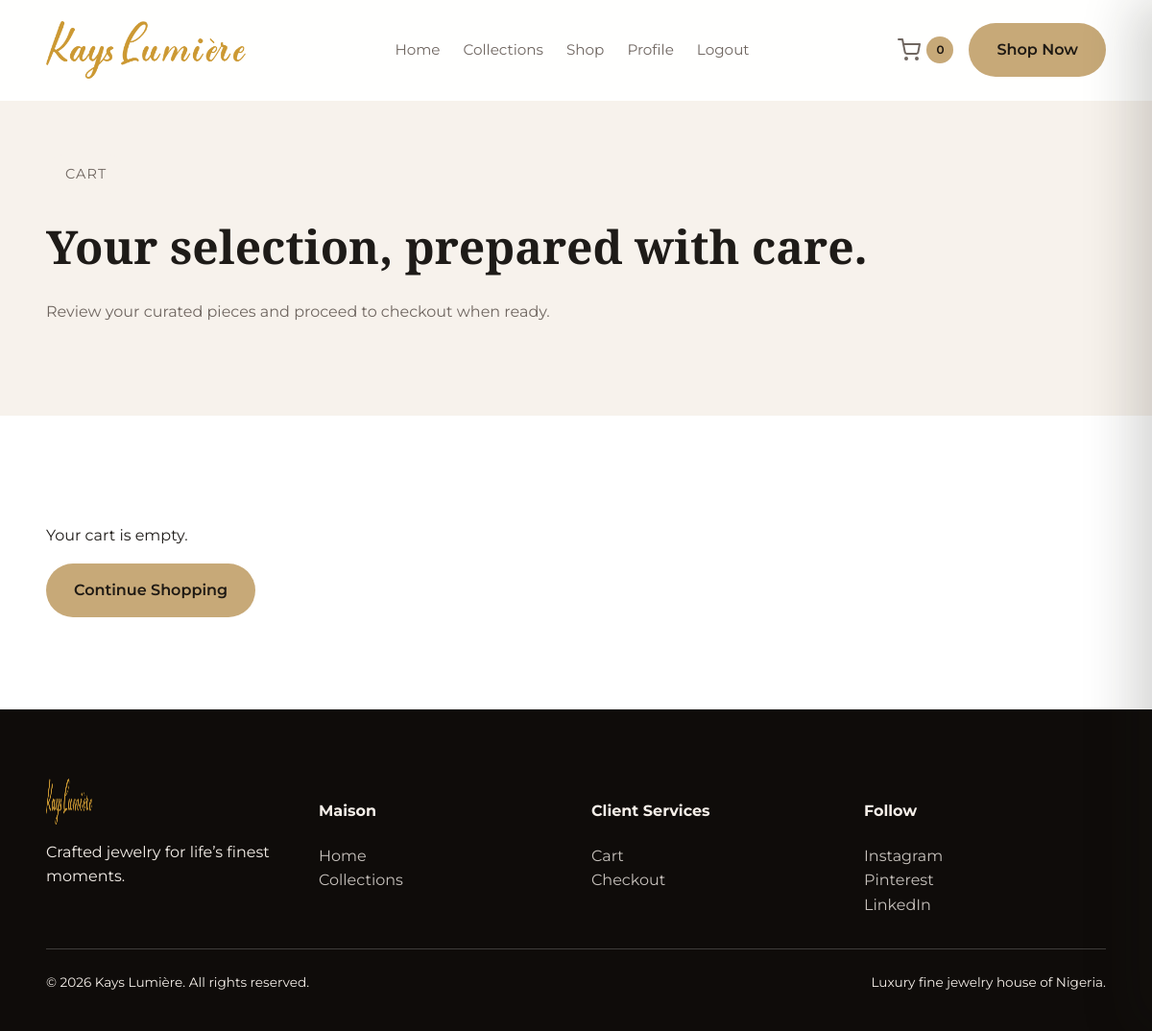
The app's page /orders/cart/ (signed in), older data.
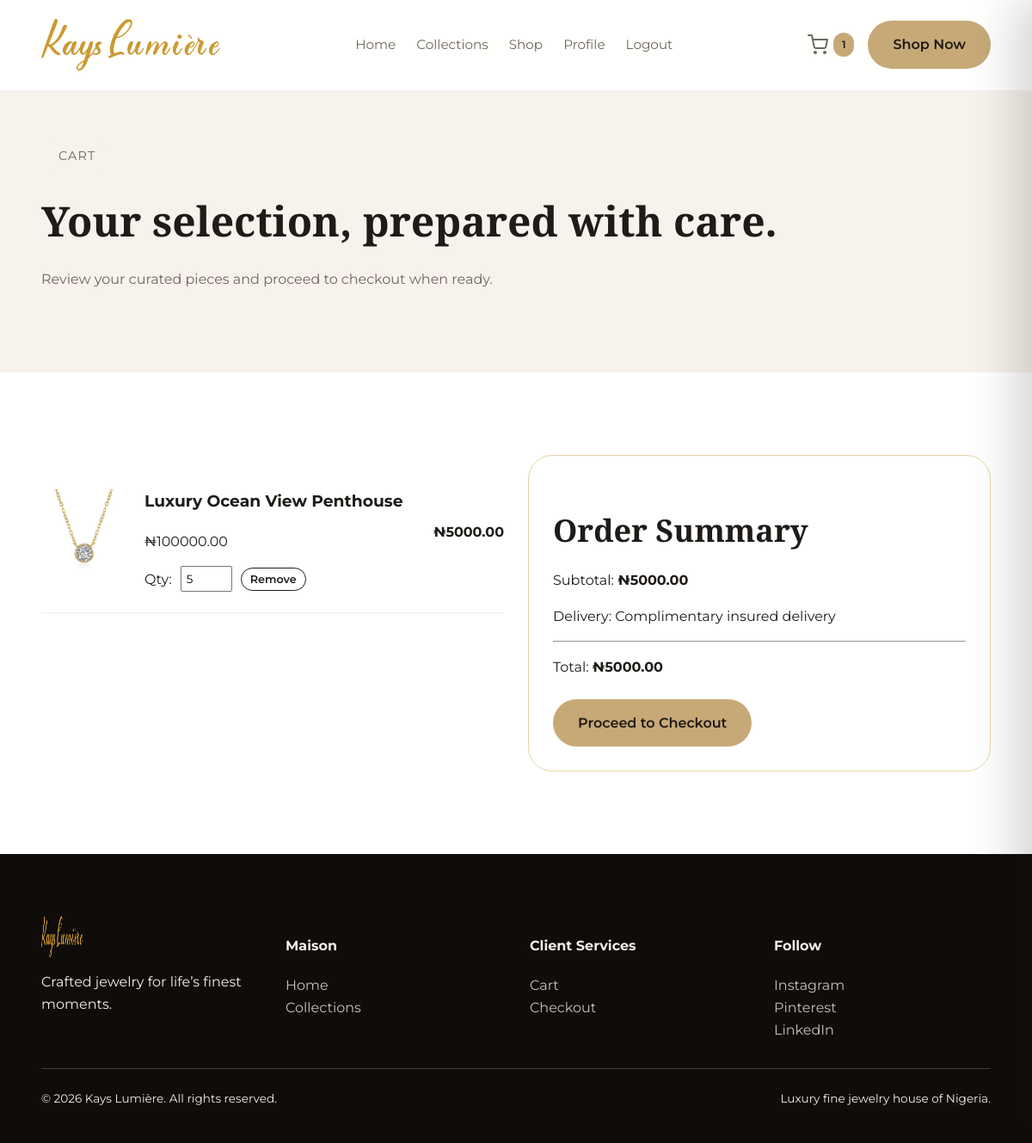
The same page, newer data.
### orders/models.py (models this page shows, shortened)
class CartItem(models.Model):
    cart = models.ForeignKey(Cart, related_name='items', on_delete=models.CASCADE)
    product = models.ForeignKey(Product, on_delete=models.CASCADE)
    quantity = models.PositiveIntegerField(default=1)
    @property
    def total_price(self):
        price = self.product.discount_price if self.product.discount_price else self.product.price
        return price * self.quantity

### store/models.py (models this page shows, shortened)
class Product(models.Model):
    name = models.CharField(max_length=200)
    slug = models.SlugField(unique=True, blank=True)
    description = models.TextField()
    price = models.DecimalField(max_digits=10, decimal_places=2)
    discount_price = models.DecimalField(max_digits=10, decimal_places=2, blank=True, null=True)
    category = models.ForeignKey(Category, on_delete=models.SET_NULL, null=True, related_name='products')
    collection = models.ForeignKey(Collection, on_delete=models.SET_NULL, null=True, blank=True, related_name='products')
    stock_quantity = models.PositiveIntegerField(default=0)
    image = models.ImageField(upload_to='products/')
    is_featured = models.BooleanField(default=False)
    recommended_products = models.ManyToManyField('self', blank=True, symmetrical=False, related_name='recommended_by')
    created_at = models.DateTimeField(auto_now_add=True)

### orders/views.py (the view)
# urls.py: path('cart/', views.cart_view, name='cart'),
@login_required
def cart_view(request):
    cart, created = Cart.objects.get_or_create(user=request.user)
    return render(request, 'cart.html', {
        'cart': cart,
        'cart_items': cart.items.all(),
        'total_price': cart.total_price
    })

### orders/context_processors.py (called while the page is built)
def cart_count(request):
    if request.user.is_authenticated:
        try:
            cart = Cart.objects.get(user=request.user)
            return {'cart_item_count': cart.items.count()}
        except Cart.DoesNotExist:
            return {'cart_item_count': 0}
    return {'cart_item_count': 0}

### orders/models.py (called while the page is built)
    @property
    def total_price(self):
        return sum(item.total_price for item in self.items.all())

### templates/cart.html (shortened to what this page needs)
{% extends 'base.html' %}
{% load static %}
{% block content %}
    <section class="page-hero">
      <div class="container editorial-animate">
        <span class="pill">Cart</span>
        <h1>Your selection, prepared with care.</h1>
        <p class="section-subtitle">
          Review your curated pieces and proceed to checkout when ready.
        </p>
      </div>
    </section>
    <section class="section fade-in">
      <div class="container grid grid-2">
        <div data-cart-items>
          {% if cart_items %}
            {% for item in cart_items %}
            <div class="cart-item" data-item-id="{{ item.id }}" style="display: flex; gap: 20px; margin-bottom: 24px; border-bottom: 1px solid #eee; padding-bottom: 24px;">
              <img src="{{ item.product.image.url }}" alt="{{ item.product.name }}" style="width: 100px; height: 100px; object-fit: cover;">
              <div style="flex: 1;">
                <h3>{{ item.product.name }}</h3>
                <p>₦{{ item.product.price }}</p>
                <div style="display: flex; align-items: center; gap: 10px; margin-top: 10px;">
                  <label>Qty:</label>
                  <input type="number" value="{{ item.quantity }}" min="1" max="{{ item.product.stock_quantity }}" class="qty-input" onchange="updateQuantity({{ item.id }}, this.value)" style="width: 60px; padding: 5px;">
                  <button class="btn btn-outline" style="padding: 5px 10px; font-size: 0.8rem;" onclick="removeItem({{ item.id }})">Remove</button>
                </div>
              </div>
              <div class="item-total">
                <strong>₦{{ item.total_price }}</strong>
              </div>
            </div>
            {% endfor %}
          {% else %}
            <p>Your cart is empty.</p>
            <a href="{% url 'shop' %}" class="btn btn-gold">Continue Shopping</a>
          {% endif %}
        </div>
        {% if cart_items %}
        <div class="summary">
          <h2 class="section-title">Order Summary</h2>
          <p>Subtotal: <strong data-cart-subtotal>₦{{ total_price }}</strong></p>
          <p>Delivery: Complimentary insured delivery</p>
          <hr />
          <p>Total: <strong data-cart-total>₦{{ total_price }}</strong></p>
          <div style="margin-top: 24px">
            <a class="btn btn-gold" href="{% url 'checkout' %}">Proceed to Checkout</a>
          </div>
        </div>
        {% endif %}
      </div>
    </section>
{% endblock %}

Row changes from the older to the newer data that the page shows:
added CartItem: product.image (picture), product.name "Luxury Ocean View Penthouse", product.price "100000.00", quantity "5", total_price "5000.00"
Text that changed along with them:
{{ cart_item_count|default:"0" }}: "0" → "1"
{{ total_price }}: (not shown) → "5000.00"
text no longer shown: "Your cart is empty. Continue Shopping"
text now shown: "Order Summary Subtotal: ₦ Delivery: Complimentary insured delivery Total: ₦ Proceed to Checkout"
